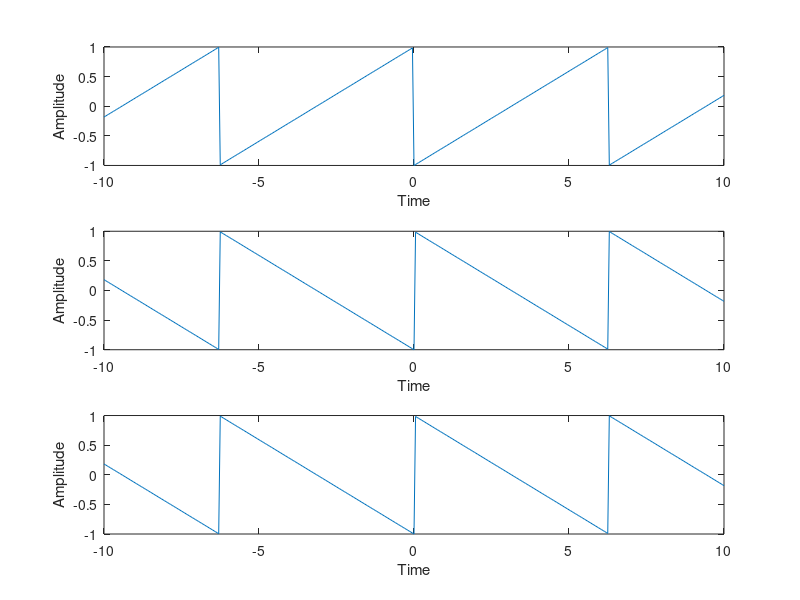

Here is the MATLAB script that generated this plot:
clc;
clear all;
close all;
t=-10:0.05:10;
z=sawtooth(t);
subplot(3,1,1);
plot(t,z);
xlabel('Time')
ylabel('Amplitude')
y=fliplr(z);
subplot(3,1,2);
plot(t,y);
xlabel('Time')
ylabel('Amplitude')
p=sawtooth(-t);
subplot(3,1,3);
plot(t,p);
xlabel('Time')
ylabel('Amplitude')
